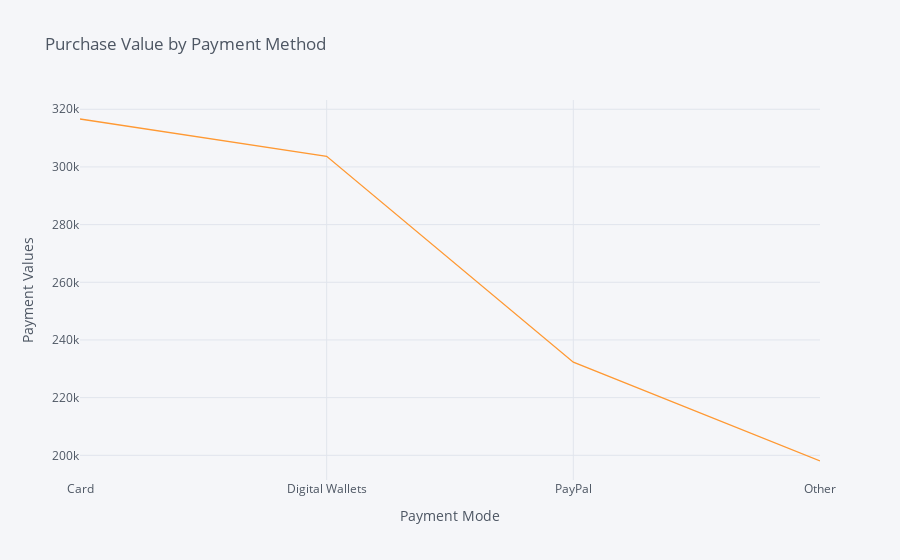

Notebook code for this chart:
### Code cell
df3.iplot(x='Pay_Method', y='Purchase_Value', xTitle='Payment Mode', yTitle='Payment Values', title="Purchase Value by Payment Method")

### Figure 1 — Plotly figure (JSON) as saved in the notebook; plotly's stock layout.template omitted (floating-point values rounded to 4 significant figures)
{"data": [{"line": {"color": "rgba(255, 153, 51, 1.0)", "dash": "solid", "shape": "linear", "width": 1.3}, "mode": "lines", "name": "Purchase_Value", "text": "", "type": "scatter", "x": ["Card", "Digital Wallets", "PayPal", "Other"], "y": [316600.0, 303700.0, 232300.0, 198000.0]}], "layout": {"legend": {"bgcolor": "#F5F6F9", "font": {"color": "#4D5663"}}, "paper_bgcolor": "#F5F6F9", "plot_bgcolor": "#F5F6F9", "title": {"font": {"color": "#4D5663"}, "text": "Purchase Value by Payment Method"}, "xaxis": {"gridcolor": "#E1E5ED", "showgrid": true, "tickfont": {"color": "#4D5663"}, "title": {"font": {"color": "#4D5663"}, "text": "Payment Mode"}, "zerolinecolor": "#E1E5ED"}, "yaxis": {"gridcolor": "#E1E5ED", "showgrid": true, "tickfont": {"color": "#4D5663"}, "title": {"font": {"color": "#4D5663"}, "text": "Payment Values"}, "zerolinecolor": "#E1E5ED"}}}
